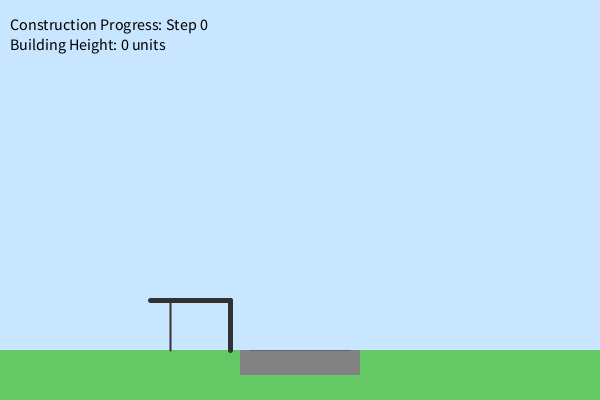
Frame 1 (no input)
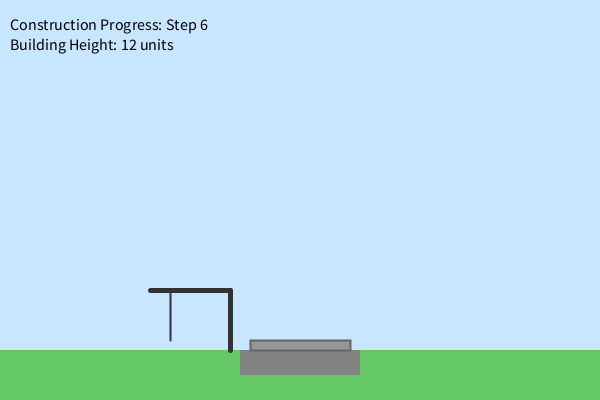
Frame 60 (the mouse pressed at the canvas centre just before this capture)
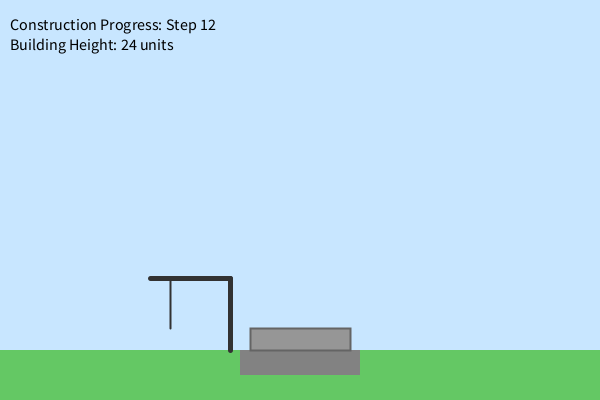
Frame 120 (the mouse held since frame 60 and released just before this capture)

The Processing sketch that drew these frames (run headless with seeded random() and noise(); from frame 60 on, the mouse is pressed at the canvas centre):

// Processing sketch: Charisma_Jonathan
// ── Charisma_Jonathan.pde
// Civil Engineering Building Construction Visualization
// This program demonstrates key concepts in building construction through animation
// Author: Your Name
// Date: December 22, 2024

// Construction Parameters
// These variables represent real-world building specifications
int buildingHeight = 0;    // Current construction height (in pixels)
int maxHeight = 300;       // Target building height (typical 10-story building)
int buildingWidth = 100;   // Standard structural bay width
int buildingX = 250;       // Building position (centered on site)
int groundHeight = 50;     // Foundation depth below grade
int journeyStep = 0;       // Construction progress counter

// Initial setup of construction site and parameters
void setup() {
  size(600, 400);         // Site plan dimensions (scaled representation)
  background(200, 230, 255); // Clear sky conditions for construction
  frameRate(30);          // Animation speed (30 frames per second)
  
  // Display initial construction site information
  println("Construction Site Initialized");
  println("Target Height: " + maxHeight + " units");
  println("Foundation Depth: " + groundHeight + " units");
}

// Main construction animation loop
void draw() {
  // Clear construction site view for next frame
  background(200, 230, 255);  // Reset sky background
  
  // Phase 1: Site Preparation and Foundation
  // Draw ground and foundation layer
  fill(100, 200, 100);       // Topsoil representation
  noStroke();                // Smooth ground surface
  rect(0, height - groundHeight, width, groundHeight);
  
  // Add foundation detail
  fill(130, 130, 130);      // Concrete foundation color
  rect(buildingX - 10, height - groundHeight, 
       buildingWidth + 20, groundHeight/2);   // Foundation footprint
  
  // Draw main building structure
  fill(150, 150, 150);       // Gray color for building
  stroke(100, 100, 100);     // Darker gray for building outline
  rect(buildingX, height - groundHeight - buildingHeight, 
       buildingWidth, buildingHeight);
  
  // Draw windows (representing facade elements)
  fill(200, 200, 255);       // Light blue for windows
  noStroke();
  int windowSpacing = 30;    // Vertical space between windows
  int windowSize = 15;       // Size of each window
  
  // Add windows as building grows
  for (int y = windowSpacing; y < buildingHeight; y += windowSpacing) {
    for (int x = buildingWidth/3; x < buildingWidth; x += windowSize * 2) {
      rect(buildingX + x, height - groundHeight - buildingHeight + y,
           windowSize, windowSize);
    }
  }

  // Draw construction crane
  stroke(50, 50, 50);        // Dark gray for crane
  strokeWeight(5);           // Thicker lines for crane
  
  // Vertical tower (crane mast)
  int craneHeight = min(buildingHeight + 50, maxHeight);
  line(buildingX - 20, height - groundHeight,
       buildingX - 20, height - groundHeight - craneHeight);
       
  // Horizontal arm (crane jib)
  line(buildingX - 20, height - groundHeight - craneHeight,
       buildingX - 100, height - groundHeight - craneHeight);
       
  // Crane cable
  strokeWeight(2);
  int cableX = buildingX - 80;
  line(cableX, height - groundHeight - craneHeight,
       cableX, height - groundHeight - craneHeight + 50);
  
  // Update building height
  if (buildingHeight < maxHeight && frameCount % 10 == 0) {
    buildingHeight += 2;     // Increase building height gradually
    journeyStep++;           // Increment progress counter
  }
  
  // Display construction progress
  fill(0);                   // Black color for text
  textSize(16);
  text("Construction Progress: Step " + journeyStep, 10, 30);
  text("Building Height: " + buildingHeight + " units", 10, 50);
  
  // Show completion message
  if (buildingHeight >= maxHeight) {
    fill(0);
    textSize(24);
    textAlign(CENTER);
    text("Building Construction Complete!", width/2, height/2);
    noLoop();               // Stop animation when building is complete
  }
}

// Mouse click to restart animation
void mousePressed() {
  if (buildingHeight >= maxHeight) {
    buildingHeight = 0;     // Reset building height
    journeyStep = 0;        // Reset progress counter
    loop();                 // Restart animation
  }
}
